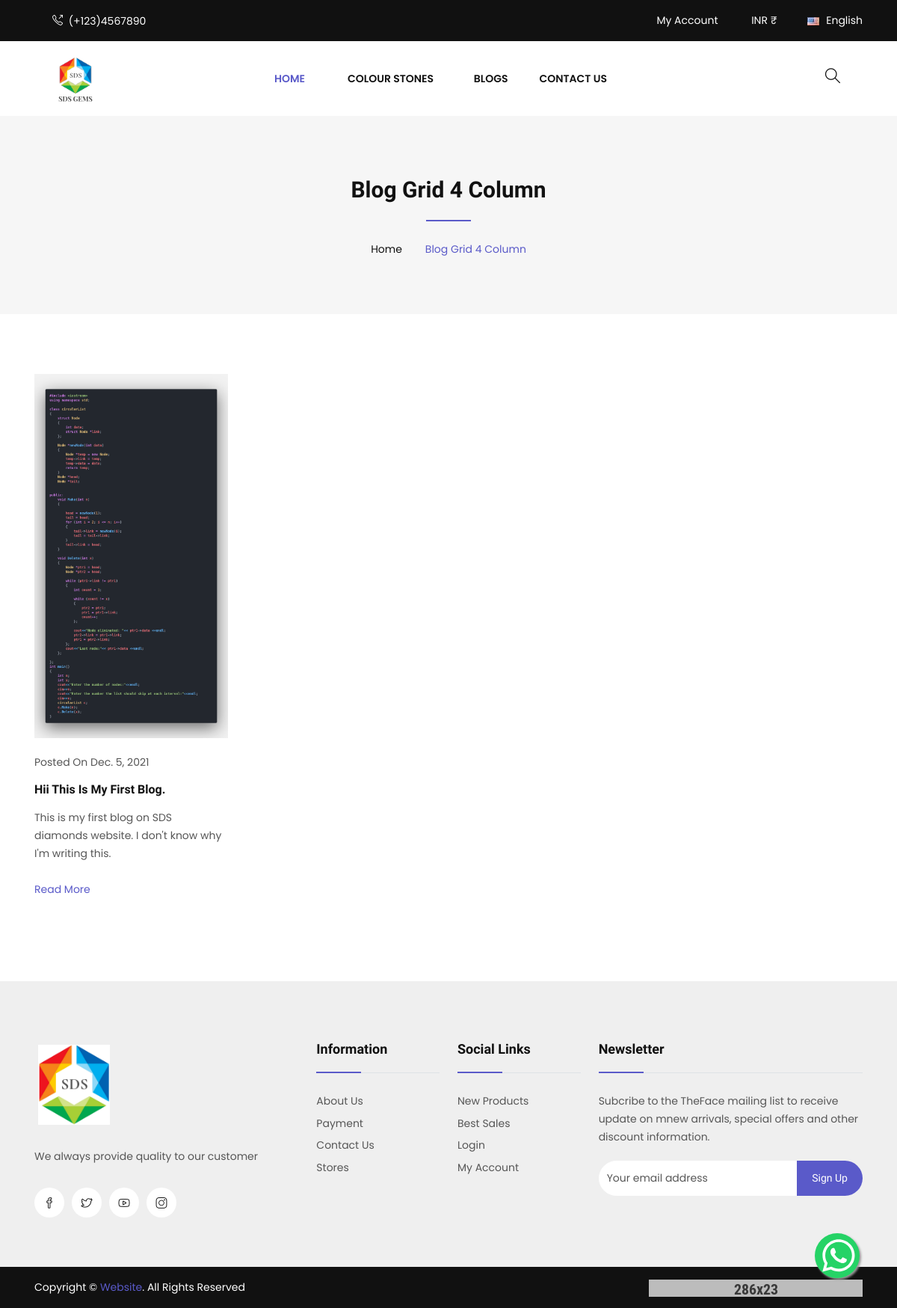
The app's page /blog_list (signed in) with its own data.
### user/models.py (models this page shows, shortened)
class Blog(models.Model):
    date = models.DateField(auto_now_add=True)
    image = models.ImageField(upload_to="blog_images/", blank=True, null=True)
    title = models.CharField(max_length=30)
    subject = HTMLField(blank=True, null=True)

### user/views.py (the view)
# urls.py: path('blog_list', BlogList.as_view(), name="blog_list"),
class BlogList(View):
    template_name = 'blog_list.html'
    def get(self, request):
        all_blogs = Blog.objects.all()
        return render(request, self.template_name, {'all_blogs': all_blogs})

### firstapp/models.py (called while the page is built)
    def __str__(self):
        return self.gem.title()

    def __str__(self):
        return self.color.title()

    def __str__(self):
        return self.org.title()

    def __str__(self):
        return self.shape.title()

### user/context_processors.py (called while the page is built)
def diamond_common_context(request):
    user_login = False
    if 'is_logedin' in request.session:
        user_login = True
    diamond_shapes = shape_d.objects.all()[:4]
    diamond_cuts = clarity.objects.all()[:4]
    diamond_origins = color_origin.objects.all()[:4]
    diamond_polishes = polish.objects.all()[:4]
    return {
        'diamond_shapes': diamond_shapes,
        'diamond_cuts': diamond_cuts,
        'diamond_origins': diamond_origins,
        'diamond_polishes': diamond_polishes,
        'user_login' : user_login,
        'only_cs': False,
    }

def jewellery_common_context(request):
    return {
    'jewellery_types' : jewell.objects.all()[:4],
    'jewellery_centerstones' : centerstone.objects.all()[:4],
    'jewellery_shapes' : shape1.objects.all()[:4],
    'jewellery_metals' : metal1.objects.all()[:4],
    }

def colorstone_common_context(request):
    return {
    'colorstone_origins' : Origin_cs.objects.all()[:4],
    'colorstone_gemtypes' : gemtype.objects.all()[:4],
    'colorstone_shapes' : shape_cs.objects.all()[:4],
    'colorstone_colors' : color_of_colorstone.objects.all()[:4],
    }

### user/templates/blog_list.html
{% extends 'user_base.html' %}
{% block content %}
<nav class="breadcrumb-section theme1 bg-lighten2 pt-110 pb-110">
  <div class="container">
    <div class="row">
      <div class="col-12">
        <div class="section-title text-center">
          <h2 class="title pb-4 text-dark text-capitalize">
            Blog grid 4 column
          </h2>
        </div>
      </div>
      <div class="col-12">
        <ol class="breadcrumb bg-transparent m-0 p-0 align-items-center justify-content-center">
          <li class="breadcrumb-item"><a href="index.html">Home</a></li>
          <li class="breadcrumb-item active" aria-current="page">
            Blog grid 4 column
          </li>
        </ol>
      </div>
    </div>
  </div>
</nav>
<section class="blog-section py-80">
  <div class="container">
    <div class="row">
      {% for blog in all_blogs %}
      <div class="col-12 col-sm-6 col-md-4 col-lg-4 col-xl-3 mb-30">
        <div class="single-blog text-left">
          <a class="blog-thumb mb-20 zoom-in d-block overflow-hidden" href="single-blog.html">
            <img src="media/{{ blog.image }}" alt="blog-thumb-naile" />
          </a>
          <div class="blog-post-content">
            <p class="sub-title">
              Posted on {{ blog.date }}
            </p>
            <h3 class="title mb-15 mt-15">
              <a href="">{{blog.title}}</a>
            </h3>
            <p class="text">
              {{blog.subject | safe}}
            </p>
            <a class="read-more" href="">Read More</a>
          </div>
        </div>
      </div>
      {% endfor %}
    </div>
  </div>
</section>
{% endblock content %}

### records on screen
Blog: image (picture), date "Dec. 5, 2021", title "Hii This Is My First Blog.", subject "This is my first blog on SDS diamonds website. I don't know why I'm writing this."
